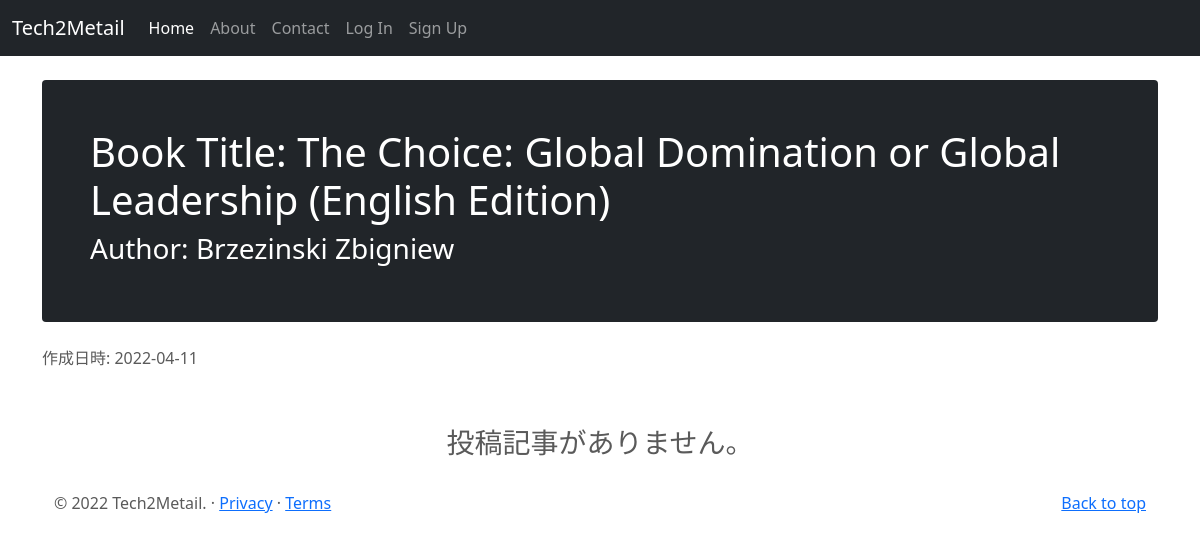
Screenshot of /books/1 with the database file from the repository.
### tech2metailblog/models.py (models this page shows, shortened)
class Books(db.Model):
    __tablename__ = 'books'
    id = db.Column(db.Integer, primary_key = True)
    title = db.Column(db.String(50),unique=True, nullable=False)
    author = db.Column(db.String(50), nullable=False)
    published_by = db.Column(db.String(50), nullable=False)
    published_at = db.Column(db.Integer, nullable=False)
    img_link = db.Column(db.String(100))
    pur_link = db.Column(db.String(100))
    created_at = db.Column(db.DateTime)
    booksposts = db.relationship('BooksPost',backref='book',lazy=True)

### tech2metailblog/books/views.py (the view)
@books.route('/books/<int:book_id>', methods=['GET'])
def show_book(book_id):
    page = request.args.get('page',1,type=int)
    book = Books.query.get(book_id)
    hoges = BooksPost.query.filter_by(book_id=book_id).order_by(BooksPost.date.asc()).paginate(page=page,per_page=5)
    print(hoges)
    return render_template('books/show.html', book=book, hoges=hoges,admin_user=admin_user,page=page)

### tech2metailblog/templates/books/show.html (shortened to what this page needs)
{% extends "base.html" %}
{% block content %}
<div class="container">
    <div class="p-4 p-md-5 mb-4 text-white rounded bg-dark">
        <h1>Book Title: {{ book.title }}</h1>
        <h3>Author: {{ book.author }}</h3>
    </div>
作成日時: {{ book.created_at.strftime('%Y-%m-%d') }}
<br><br>
</div>
<div class="container" >
    {% if hoges.items %}
    {% for post in hoges.items %}
      <div class="card text-start">
          <div class="card-body">
            <h2>{{post.title}}</h2>
            <p class='text-muted'>Published on: {{post.date.strftime("%Y-%m-%d")}}</p>
            <br>
            <div class="button-group">
                <form action="{{ url_for('bookspost.count_bookspost',book_id=book.id,bookspost_id=post.id)}}" method="GET">
                     <button type="submit" class="btn btn-primary">
                         いいね！
                         <span class="badge bg-secondary">{{post.count}}</span>
                         <span class="visually-hidden">unread messages</span>
                     </button>
                 </form>
             </div>
             <br>
            {{post.text}}
          </div>
          {% if current_user.username == admin_user %}
          <button class="btn btn-secondary">
              <a class="text-white" href="{{url_for('bookspost.update_post',bookspost_id=post.id, book_id = book.id)}}">編集</a>
          </button>
          <button type="button" class="btn btn-danger" data-bs-toggle="modal" data-bs-target="#del-modal">
              削除
          </button>
              <div class="modal fade" tabindex="-1" id="del-modal" aria-labelledby="del-modalLabel">
                  <div class="modal-dialog">
                  <div class="modal-content">
                          <div class="modal-header">
                          <h5 class="modal-title" id="del-modalLabel">注意！</h5>
                          <button type="button" class="btn-close" data-bs-dismiss="modal" aria-label="Close"></button>
                          </div>
                          <div class="modal-body">
                          <p>記事を削除しますが本当によろしいですか？</p>
                          </div>
                          <div class="modal-footer">
                              <button type="button" class="btn btn-secondary" data-bs-dismiss="modal">キャンセル</button>
                              <form  action="{{url_for('bookspost.delete_post',bookspost_id=post.id,book_id=book.id)}}" method="POST">
                                  <input type="submit" class="btn btn-danger" value="削除">
                              </form>
                          </div>
                  </div>
                  </div>
              </div>
      {% endif %}
      </div>
        {% endfor %}
    <nav aria-label='Page Navigation example'>
        <ul class="pagination justify-content-center">
            {% for page_num in hoges.iter_pages(left_edge=1,right_edge=1,left_current=1,right_current=2) %}
              {% if hoges.page == page_num %}
                <li class="page-item disabled">
                    <a href="{{url_for('books.show_book',page=page_num,book_id=book.id)}}" class="page-link">{{ page_num }}</a>
                </li>
              {% else %}
                <li class="page-item">
                    <a href="{{url_for('books.show_book',page=page_num,book_id=book.id)}}" class="page-link">{{ page_num }}</a>
                </li>
              {% endif %}
            {% endfor %}
        </ul>
    </nav>
    </div>
    {% else %}
    <div class="text-center">
    <h3>投稿記事がありません。</h3>
    </div>
    {% endif %}
{% endblock %}

### tech2metailblog/static/style.css (style rules this page uses)
body { padding-top: 3rem; padding-bottom: 3rem; color: #5a5a5a; }
.container { margin-top: 2rem; }
.text-center { text-align: center; }

### rows the page displays
Books: title "The Choice: Global Domination or Global Leadership (English Edition)", author "Brzezinski Zbigniew", created_at "2022-04-11"
